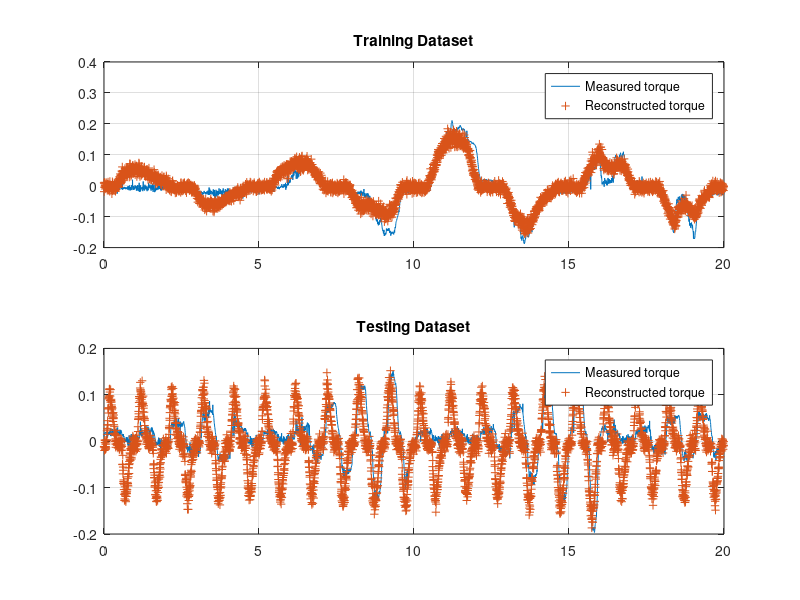

Here is the MATLAB script that generated this plot:
clear
clc
close all

% Load motor data
load('usefulData/RIGHTdata_sine_5s_20261110_151859.mat')
N = 30;
% Unpack data
time = motor.time;
current = motor.current;
torque = motor.torque - 0.025;
% time = motorData.time;
% current = motorData.current;
% torque = motorData.torque;

% set up linear least squares for closed form solution
% measurements are already in columns which is convinient
Y = torque;
Phi = [current];

% closed form solution
Theta = (Phi.' * Phi) \ (Phi.' * Y);
gamma = Theta(1); % gamma has form (1/Ki)*N (where N is gear ratio)
Ki = gamma / N

% %%%% AI CODE
% Phi   = [current, ones(size(current))];
% Theta = Phi \ torque; %this is same as above just syntax different?
% gamma = Theta(1)          % Nm/A at the output shaft, expect ~0.25
% T0    = Theta(2)          % offset, expect ~ +0.12 Nm (no-load current term)
% Ki    = gamma / N         % effective motor-side Kt, expect ~0.008 Nm/A
% %reconstruction
% That = Phi * Theta;

%% Validating measurements on second set of data
load('usefulData/RIGHTdata_sine_1s_20261110_152438.mat');
time2 = motor.time;
current2 = motor.current;
torque2 = motor.torque;
% time2 = motorData.time;
% current2 = motorData.current;
% torque2 = motorData.torque;

figure(1)

% Subplot 1: Training Dataset
subplot(2,1,1)
plot(time, torque)
hold on
plot(time, Ki*N*current, '+')
% plot(time, That, '+')
grid on
title('Training Dataset')
legend("Measured torque", "Reconstructed torque")
hold off

% Subplot 2: Testing Dataset
subplot(2,1,2)
plot(time2, torque2)
hold on
plot(time2, Ki*N*current2, '+')
grid on
title('Testing Dataset')
legend("Measured torque", "Reconstructed torque")
hold off
